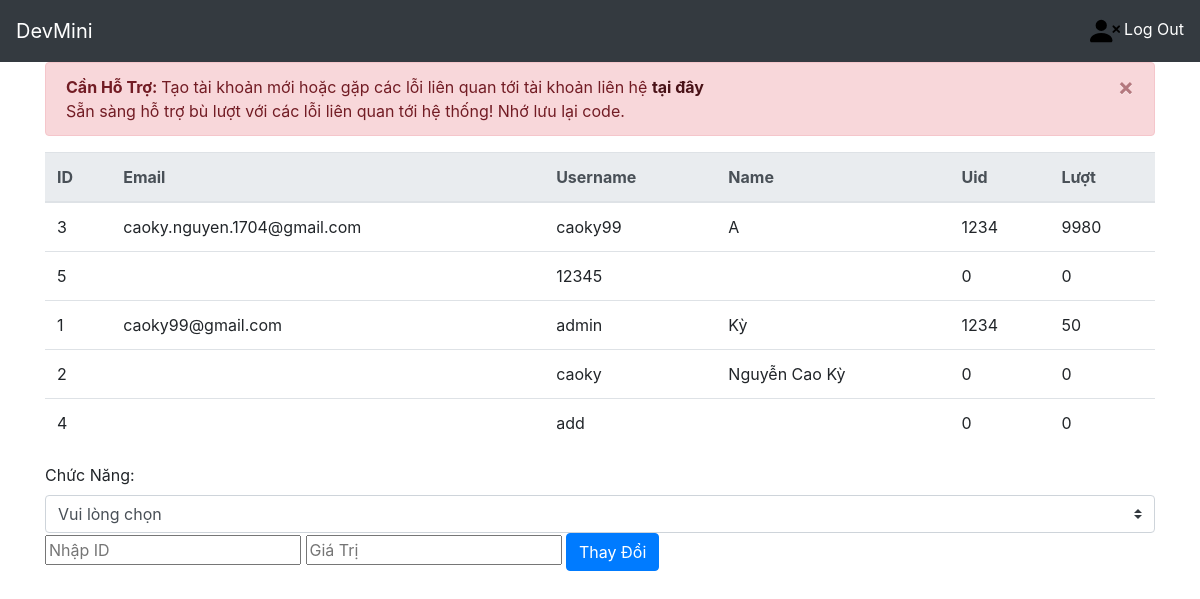
Before: /qtv/ (signed in) with the older database file.
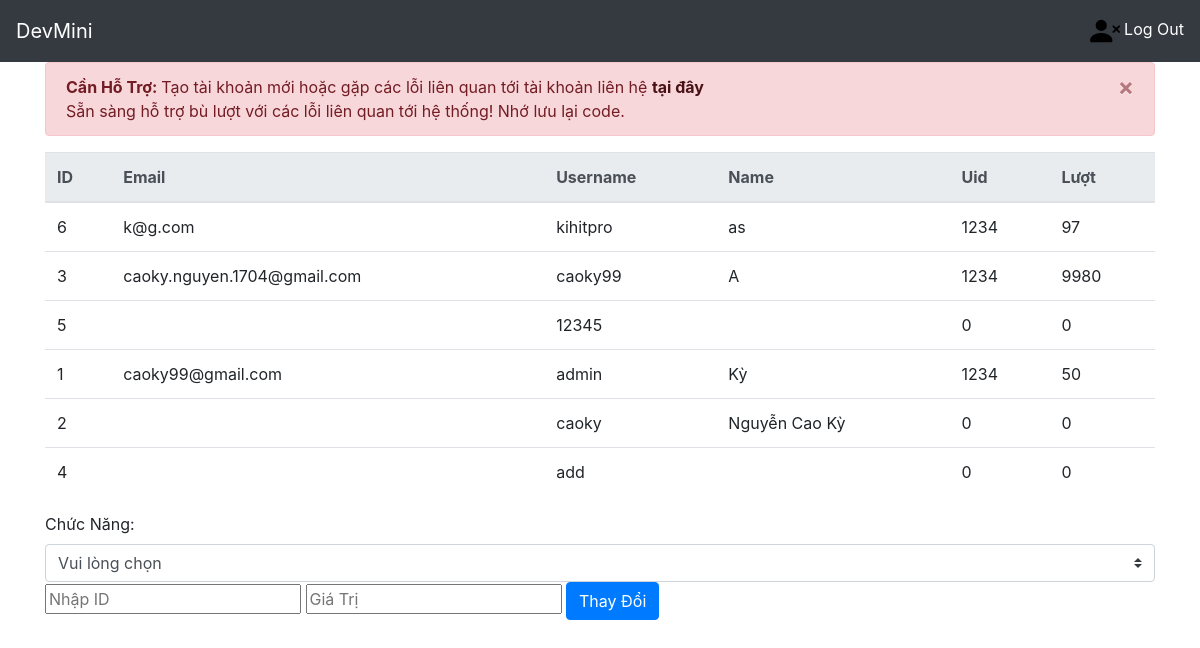
After: the same page with the newer database file.
### home/models.py (models this page shows)
class MyUser(AbstractUser):
    luot=models.IntegerField(default=0)
    name=models.CharField(max_length=100,default="")
    uid=models.IntegerField(default=0)
    isAdmin = models.BooleanField(default=False)
    isMod = models.BooleanField(default=False)
    madonhang=models.IntegerField(default=0)

### home/views.py (the view, shortened to what this page needs)
# urls.py: path('qtv/', views.admin,name="qtv"),
def admin(request):
   form = AdminEdit()
   return render(request, 'pages/admin.html',{'form': form,'MyUser': MyUser.objects.all().order_by('-last_login')})

### home/forms.py (shortened to what this page needs)
class AdminEdit(forms.Form):
    _id = forms.IntegerField()
    name=forms.CharField(max_length=100)
    uid=forms.IntegerField()
    luot=forms.IntegerField()
    username=forms.CharField(max_length=100)
    password=forms.CharField(max_length=100)
    email=forms.CharField(max_length=100)

### home/templates/pages/admin.html (shortened to what this page needs)
{% extends "pages/base.html" %}
{% block menu %}
{% if user.isAdmin %}
<table class="table">
  <thead class="thead-light">
    <tr>
      <th scope="col">ID</th>
      <th scope="col">Email</th>
      <th scope="col">Username</th>
      <th scope="col">Name</th>
      <th scope="col">Uid</th>
      <th scope="col">Lượt</th>
    </tr>
  </thead>
  <tbody>
  {% for name in MyUser %}
    <tr>
      <td>{{name.id}}</td>
      <td>{{name.email}}</td>
      <td>{{name.username}}</td>
      <td>{{name.name}}</td>
      <td>{{name.uid}}</td>
      <td>{{name.luot}}</td>
    </tr>
    {% endfor %}
  </tbody>
</table>
<form action="." method="POST" enctype="multipart/form-data">
	     <div class="class="form-group"">
        <label>Chức Năng:</label>
        <select class="custom-select mr-sm-2" onchange="changeName(this.value)" required>
            <option selected>Vui lòng chọn
            <option value="name">Sửa Tên
        </select>
    </div>
    <input class="id_class" name="_id" onchange="checkNum(this.value)" type="text" class="form-control"  placeholder="Nhập ID" required>
    <input class="text_value" type="text" class="form-control" placeholder="Giá Trị" required>
	<button type="submit" class="btn btn-primary">Thay Đổi</button>
</form>
{% endif %}
{% endblock %}

### home/templates/pages/base.html (shortened to what this page needs)
<!DOCTYPE html>
<html lang="en">
<head>
   {% load static %}
   <link rel="stylesheet" href="{% static 'css/boostrap.css' %}" type="text/css">
   <link rel="stylesheet" href="{% static 'css/bootstrap.min.css' %}" type="text/css">
</head>
<body>
<nav class="navbar navbar-dark bg-dark">
   <a class="navbar-brand" href="/">DevMini</a>
   <ul class="navbar-nav">
{% if user.username %}
      <li class="nav-item active" width="12px">
         <a class="nav-link" href="{% url "logout" %}"><img src="{% static "icon/person-x-fill.svg" %}" width="30px" /> Log Out</a>
      </li>
{% endif %}
   </ul>
</nav>
<div class="container">
<div class="alert alert-danger alert-dismissible fade show" role="alert">
  <strong>Cần Hỗ Trợ: </strong> Tạo tài khoản mới hoặc gặp các lỗi liên quan tới tài khoản liên hệ <a href="https://www.messenger.com/t/tieule.le.9" class="alert-link">tại đây</a>
  <br> Sẵn sàng hỗ trợ bù lượt với các lỗi liên quan tới hệ thống! Nhớ lưu lại code.
  <button type="button" class="close" data-dismiss="alert" aria-label="Close">
    <span aria-hidden="true">&times;</span>
  </button>
</div>
{% if user.username %}
   {% block menu %}
   {% endblock %}
{% else %}
   {% block login %}
   {% endblock %}
{% endif %}
</div>
</body>
</html>

Changed rows visible on the page:
added MyUser: id "6", email "k@g.com", username "kihitpro", name "as", uid "1234", luot "97"
